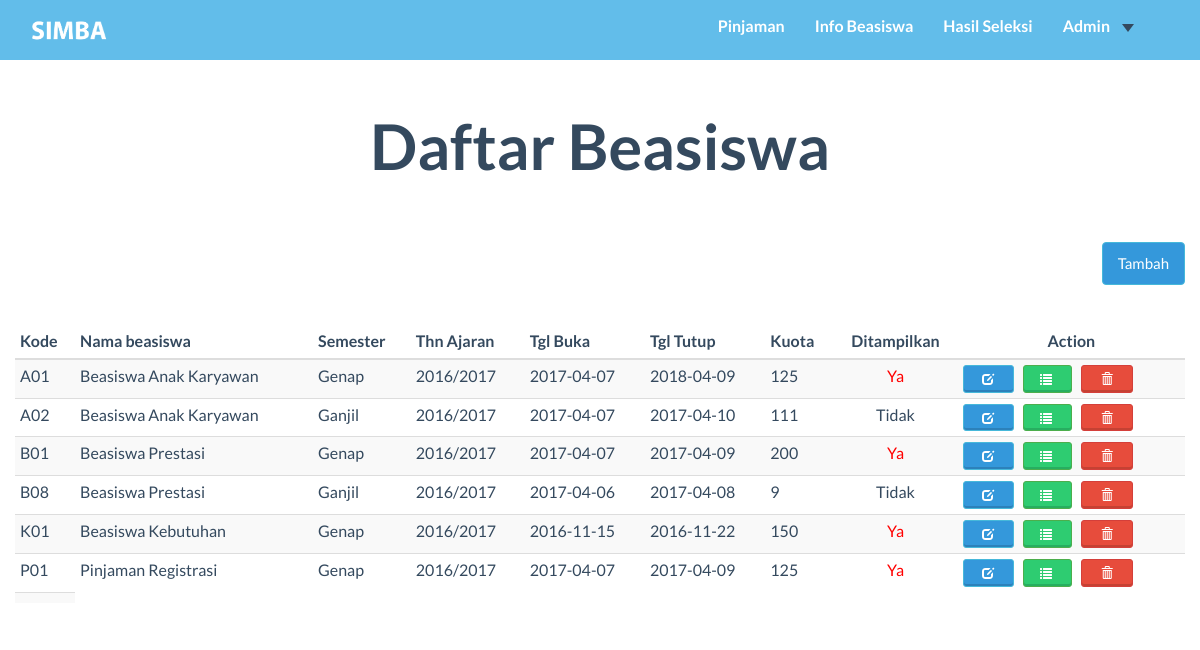
The page /user_admin/Index.php on the database as committed earlier.
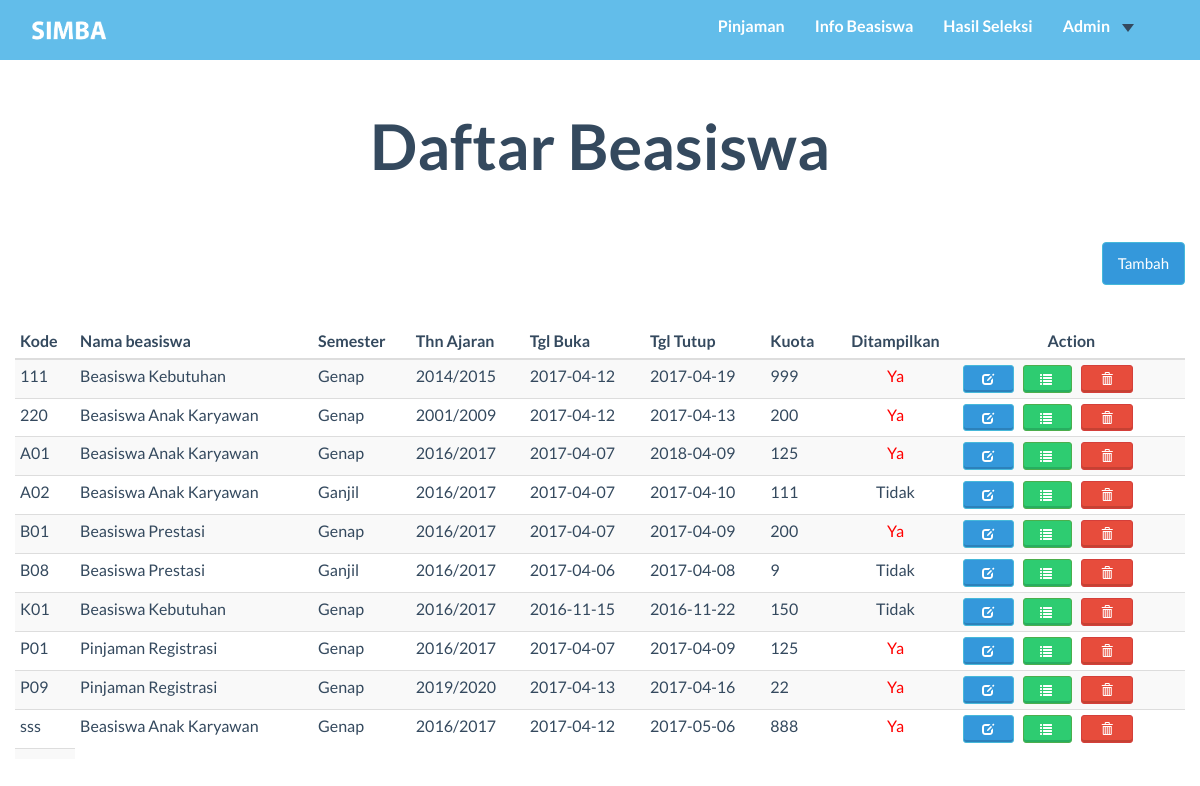
The same page on the database as committed later.
### tables this page shows
CREATE TABLE `beasiswa` (
  `kd_bsw` char(3) NOT NULL,
  `nama_bsw` varchar(99) NOT NULL,
  `semt` char(6) NOT NULL,
  `thn_ajar` char(9) NOT NULL,
  `tgl_buka` date NOT NULL,
  `tgl_tutup` date NOT NULL,
  `kuota` int(11) NOT NULL,
  `isTampil` tinyint(1) NOT NULL,
  `Keterangan` mediumtext NOT NULL
);

### user_admin/Index.php (the view, shortened to what this page needs)
<?php
Include("../function/koneksi.php");
$getDataBsw=mysqli_query($koneksi,"SELECT * FROM beasiswa");
?>
<!DOCTYPE HTML>
<html>
<head>
  <link href="../css/bootstrap.min.css" rel="stylesheet">
  <link rel="stylesheet" href="https://maxcdn.bootstrapcdn.com/bootstrap/3.3.7/css/bootstrap.min.css">
  <link href="../font-awesome/css/font-awesome.min.css" rel="stylesheet">
  <link href="../css/general.css" rel="stylesheet">
  <link href="../css/custom.css" rel="stylesheet">
  <link href="../css/owl.carousel.css" rel="stylesheet">
  <link href="../css/owl.theme.css" rel="stylesheet">
  <link href="../css/style.css" rel="stylesheet">
  <link href="../css/animate.css" rel="stylesheet">
  <link rel="stylesheet" href="../css/magnific-popup.css">
</head>
<body>
  <nav class="navbar-default" role="navigation" style="position: fixed; top: 0px;">
    <div class="container">
      <a class="" href="index.php">
        <img src="../img/logo2.png" height="45px" style="margin-top:8px; margin-left:0" id="logo"/>
      </a>
      <div class="collapse navbar-collapse navbar-right navbar-ex1-collapse stuckMenu">
        <ul class="nav navbar-nav">
          <li class="menuItem"><a href="../user_admin/pinjaman.php">Pinjaman </a></li>
          <li class="menuItem"><a href="../index.php#infoBeasiswa">Info Beasiswa </a></li>
          <li class="menuItem"><a href="../index.php#hasilSeleksi">Hasil Seleksi </a></li>
          <li class="menuItem dropdown">
            <a class="dropdown-toggle" data-toggle="dropdown" href="#">Admin<span class="caret"></span></a>
          </li>
        </ul>
      </div>
    </div>
  </nav>
  <div class="container">
    <div class="row">
      <br/>  <br/><br/>
      <h2 class="text-center">Daftar Beasiswa</h2>
      <br/><br/>
      <a href="form_create_beasiswa.php" class="btn btn-info pull-right">Tambah </a>
      <br/><br/><br/>
      <table class="table-striped table table-condensed">
        <thead class="text-center">
          <th>Kode</th>
          <th>Nama beasiswa</th>
          <th>Semester</th>
          <th>Thn Ajaran</th>
          <th>Tgl Buka</th>
          <th>Tgl Tutup</th>
          <th>Kuota</th>
          <th class="text-center">Ditampilkan</th>
          <th class="text-center">Action</th>
        </thead>
        <tbody>
          <?php
          while ($rowBsw= mysqli_fetch_array($getDataBsw)){
            $ketTampil="Tidak";
            $warna="#34495e";
            if($rowBsw['isTampil']==1){
              $ketTampil="Ya";
              $warna="red";
            }
            $isAnakKar = "";
            $isBswPres = "";
            $isBesKeb = "";
            $isPinReg = "";
            if($rowBsw['nama_bsw']=="Beasiswa Anak Karyawan"){
                $isAnakKar="selected";
            }elseif($rowBsw['nama_bsw']=="Beasiswa Prestasi"){
                $isBswPres="selected";
            }
            elseif($rowBsw['nama_bsw']=="Beasiswa Kebutuhan"){
                $isBesKeb="selected";
            }
            elseif($rowBsw['nama_bsw']=="Pinjaman Registrasi"){
                $isPinReg="selected";
            }
            $isSemtGenap ="";
            $isSemtGanjil="";
            if($rowBsw['semt']=="Genap"){
                $isSemtGenap="selected";
            }elseif($rowBsw['semt']=="Ganjil"){
                $isSemtGanjil="selected";
            }
            $isTampilvalue="";
            $isNotTampilvalue="";
            if($rowBsw['isTampil'])
            {
                $isTampilvalue="checked";
            }else{
                $isNotTampilvalue="checked";
            }
            echo'
            <tr>
            <td>'.$rowBsw['kd_bsw'].'</td>
            <td>'.$rowBsw['nama_bsw'].'</td>
            <td>'.$rowBsw['semt'].'</td>
            <td>'.$rowBsw['thn_ajar'].'</td>
            <td>'.$rowBsw['tgl_buka'].'</td>
            <td>'.$rowBsw['tgl_tutup'].'</td>
            <td>'.$rowBsw['kuota'].'</td>
            <td class="text-center" style="color:'.$warna.'">'.$ketTampil.'</td>
            <td>
            <button type="button" class="btn btn-embossed btn-info btn-xs" style="padding-right:-20"data-toggle="modal" data-target="#myModal'.$rowBsw['kd_bsw'].'"> &nbsp &nbsp <span class="	glyphicon glyphicon-edit"></span></button>
            <a href="detail_pendaftar.php?kd_bsw='.$rowBsw['kd_bsw'].'" class="btn btn-success btn-embossed btn-xs" style="text-decoration: none">&nbsp &nbsp<span class="glyphicon glyphicon-list"></span></a>
            <a href="delete_beasiswa.php?kd_bsw='.$rowBsw['kd_bsw'].'" class="btn btn-danger btn-embossed btn-xs" style="text-decoration: none">&nbsp &nbsp <span class="glyphicon glyphicon-trash"></span></a>
            <div class="modal fade" id="myModal'.$rowBsw['kd_bsw'].'" role="dialog">
                      <input type="text" class="form-control" id="kd_bsw" name="kd_bsw" value="'.$rowBsw['kd_bsw'].'">
                        <option value="Beasiswa Anak Karyawan"'.$isAnakKar.'>Beasiswa Anak Karyawan</option>
                        <option value="Beasiswa Prestasi"'.$isBswPres.'>Beasiswa Prestasi</option>
                        <option value="Beasiswa Kebutuhan"'.$isBesKeb.'>Beasiswa Kebutuhan</option>
                        <option value="Pinjaman Registrasi"'.$isPinReg.'>Pinjaman Registrasi</option>
                          <option value="Genap"'.$isSemtGenap.' >Genap</option>
                          <option value="Ganjil"'.$isSemtGanjil.'>Ganjil</option>
                        <input type="text" class="form-control" id="thn_ajar" name="thn_ajar" value="'.$rowBsw['thn_ajar'].'">
                        <input type="date" class="form-control" id="mulai" name="mulai" value="'.$rowBsw['tgl_buka'].'">
                        <input type="date" class="form-control" id="tutup" name="tutup" value="'.$rowBsw['tgl_tutup'].'">
                        <input type="text" class="form-control" id="kuota" name="kuota" value="'.$rowBsw['kuota'].'">
                          <label ><input type="radio" name="tampil" value="1"'.$isTampilvalue.'>&nbsp Ya &nbsp &nbsp </label>
                          <label ><input type="radio" name="tampil" value="0"'.$isNotTampilvalue.'>&nbsp Tidak</label>
                        <input type="text" class="form-control" id="ket" name="ket" value="'.$rowBsw['Keterangan'].'">
            </div>
            </tr>
            ';
          }
          ?>
          <td>
          </div>
</div>
</body>
</html>

### css/general.css (style rules this page uses)
#logo { float: left; position: absolute;; }
body, html { height: 100%; width: 100%; overflow-x:hidden; }
.glyphicon { margin-right: 10px; }
.navbar-default { position: relative; min-height: 60px; width: 100%; z-index: 999; }
.navbar-default .navbar-nav>li>a { color: #ffffff; }

### css/custom.css (style rules this page uses)
li a, .dropbtn { display: inline-block; color: white; text-align: center; padding: 14px 16px; text-decoration: none; }
li.dropdown { display: inline-block; }
.table th, .table td { padding: 8px 12px; }

Rows that differ between the two databases and show on the page:
added beasiswa: kd_bsw "111", nama_bsw "Beasiswa Kebutuhan", semt "Genap", thn_ajar "2014/2015", tgl_buka "2017-04-12", tgl_tutup "2017-04-19", kuota "999", isTampil "Ya"
added beasiswa: kd_bsw "220", nama_bsw "Beasiswa Anak Karyawan", semt "Genap", thn_ajar "2001/2009", tgl_buka "2017-04-12", tgl_tutup "2017-04-13", kuota "200", isTampil "Ya"
changed beasiswa "K01": isTampil "Ya" → "Tidak"
added beasiswa: kd_bsw "P09", nama_bsw "Pinjaman Registrasi", semt "Genap", thn_ajar "2019/2020", tgl_buka "2017-04-13", tgl_tutup "2017-04-16", kuota "22", isTampil "Ya"
added beasiswa: kd_bsw "sss", nama_bsw "Beasiswa Anak Karyawan", semt "Genap", thn_ajar "2016/2017", tgl_buka "2017-04-12", tgl_tutup "2017-05-06", kuota "888", isTampil "Ya"
